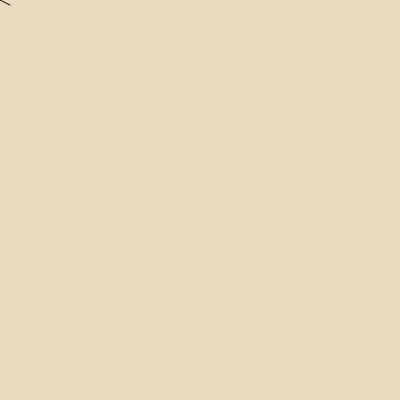
Frame 1 (no input)
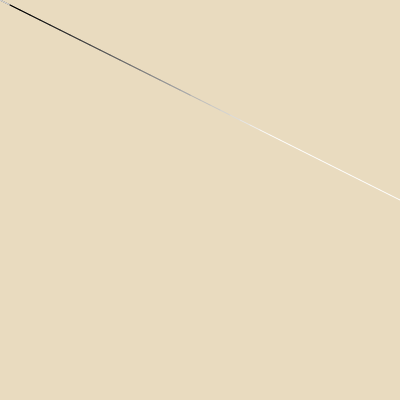
Frame 60 (no input)
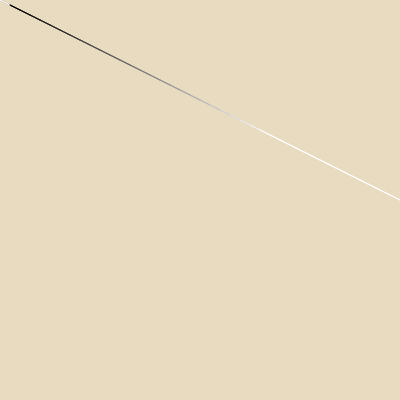
Frame 120 (the mouse pressed at the canvas centre since frame 60)

The p5.js sketch that drew these frames (run headless with seeded random() and noise() and a simulated clock; from frame 60 on, the mouse is pressed at the canvas centre):

// p5.js sketch
// ── sketch.js
let x = 0;
let y = 0;

function setup() {
  createCanvas(400, 400);
  background(233, 219, 191);
}

function draw() {

  line(x, y, x + 10, y +5);
  stroke(x)
  // fill(x, 40, 60)
  if (x >= 400) {
    x = 0
    y = 0
  } else {
    x = x + 10;
    y = y + 5;
  }
}
